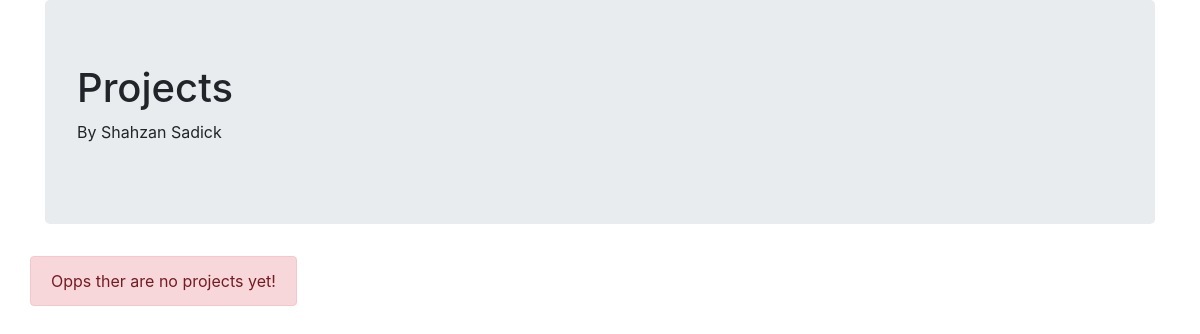
The page /projects/ on the database as committed earlier.
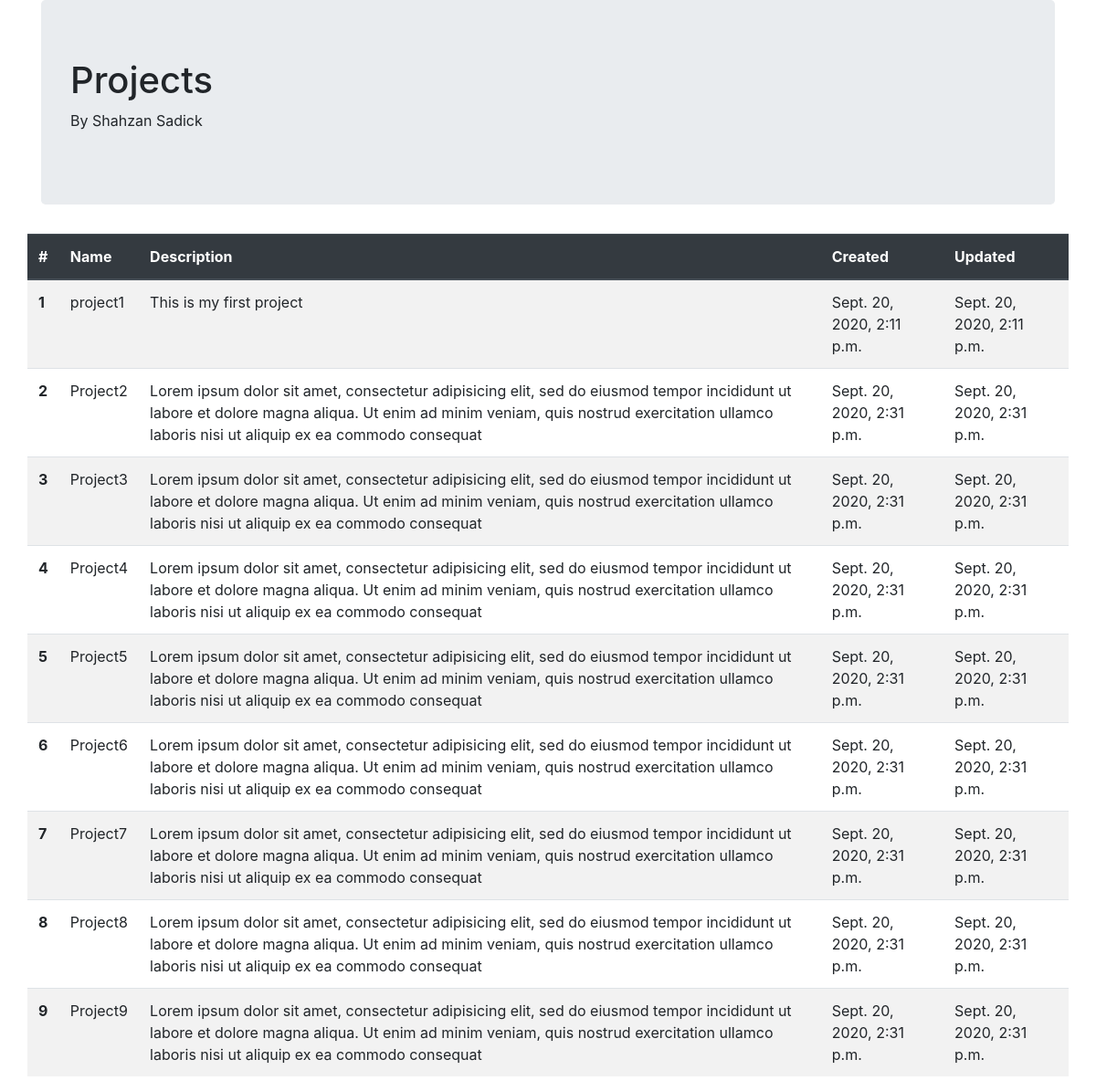
The same page on the database as committed later.
### main/models.py (models this page shows)
class Project(models.Model):
	name = models.CharField(max_length=20)
	description = models.TextField(max_length=200)
	created = models.DateTimeField(auto_now_add=True)
	updated = models.DateTimeField(auto_now=True)
	active = models.BooleanField(default=True)

### main/views.py (the view)
# urls.py: path('projects/',views.projects,name='projects'),
def projects(request):
	projects = Project.objects.filter(active=True)
	template = "projects.html"
	return render(request,template,{'projects':projects})

### main/templates/projects.html (shortened to what this page needs)
{% extends "base.html" %}
{% load static %}
{% block heading %}
Projects
{%endblock%}
{% block content %}
{% if projects %}
<table class="table table-striped">
  <thead class="thead-dark">
    <tr>
      <th scope="col">#</th>
      <th scope="col">Name</th>
      <th scope="col">Description</th>
      <th scope="col">Created</th>
      <th scope="col">Updated</th>
    </tr>
  </thead>
  <tbody>
  	{% for project in projects %}
    <tr>
      <th scope="row">{{forloop.counter}}</th>
      <td>{{project.name}}</td>
      <td>{{project.description}}</td>
      <td>{{project.created}}</td>
      <td>{{project.updated}}</td>
    </tr>
    {% endfor %}
  </tbody>
</table>
{%else%}
	<div class="alert alert-danger" role="alert">
		Opps ther are no projects yet!
	</div>
{%endif%}
{% endblock %}

### main/templates/base.html (shortened to what this page needs)
{% load static %}
<!DOCTYPE html>
<html>
<head>
	<link rel="stylesheet" href="https://stackpath.bootstrapcdn.com/bootstrap/4.5.2/css/bootstrap.min.css">
</head>
<body>
	<div class="container">
		<div class="jumbotron">
			<h1>{% block heading %}{%endblock%}</h1>
			<p>By Shahzan Sadick</p>
		</div>
		<div class="row">
				{% block content %}
				{%endblock%}
			</div>
	</div>
</body>
</html>

Rows that differ between the two databases and show on the page:
added Project: name "project1", description "This is my first project", created "Sept. 20, 2020, 2:11 p.m.", updated "Sept. 20, 2020, 2:11 p.m."
added Project: name "Project2", description "Lorem ipsum dolor sit amet, consectetur adipisicing elit, sed do eiusmod tempor incididunt ut labore et dolore magna aliqua. Ut enim ad minim veniam, quis nostrud exercitation ullamco laboris nisi ut aliquip ex ea commodo consequat", created "Sept. 20, 2020, 2:31 p.m.", updated "Sept. 20, 2020, 2:31 p.m."
added Project: name "Project3", description "Lorem ipsum dolor sit amet, consectetur adipisicing elit, sed do eiusmod tempor incididunt ut labore et dolore magna aliqua. Ut enim ad minim veniam, quis nostrud exercitation ullamco laboris nisi ut aliquip ex ea commodo consequat", created "Sept. 20, 2020, 2:31 p.m.", updated "Sept. 20, 2020, 2:31 p.m."
added Project: name "Project4", description "Lorem ipsum dolor sit amet, consectetur adipisicing elit, sed do eiusmod tempor incididunt ut labore et dolore magna aliqua. Ut enim ad minim veniam, quis nostrud exercitation ullamco laboris nisi ut aliquip ex ea commodo consequat", created "Sept. 20, 2020, 2:31 p.m.", updated "Sept. 20, 2020, 2:31 p.m."
added Project: name "Project5", description "Lorem ipsum dolor sit amet, consectetur adipisicing elit, sed do eiusmod tempor incididunt ut labore et dolore magna aliqua. Ut enim ad minim veniam, quis nostrud exercitation ullamco laboris nisi ut aliquip ex ea commodo consequat", created "Sept. 20, 2020, 2:31 p.m.", updated "Sept. 20, 2020, 2:31 p.m."
added Project: name "Project6", description "Lorem ipsum dolor sit amet, consectetur adipisicing elit, sed do eiusmod tempor incididunt ut labore et dolore magna aliqua. Ut enim ad minim veniam, quis nostrud exercitation ullamco laboris nisi ut aliquip ex ea commodo consequat", created "Sept. 20, 2020, 2:31 p.m.", updated "Sept. 20, 2020, 2:31 p.m."
added Project: name "Project7", description "Lorem ipsum dolor sit amet, consectetur adipisicing elit, sed do eiusmod tempor incididunt ut labore et dolore magna aliqua. Ut enim ad minim veniam, quis nostrud exercitation ullamco laboris nisi ut aliquip ex ea commodo consequat", created "Sept. 20, 2020, 2:31 p.m.", updated "Sept. 20, 2020, 2:31 p.m."
added Project: name "Project8", description "Lorem ipsum dolor sit amet, consectetur adipisicing elit, sed do eiusmod tempor incididunt ut labore et dolore magna aliqua. Ut enim ad minim veniam, quis nostrud exercitation ullamco laboris nisi ut aliquip ex ea commodo consequat", created "Sept. 20, 2020, 2:31 p.m.", updated "Sept. 20, 2020, 2:31 p.m."
added Project: name "Project9", description "Lorem ipsum dolor sit amet, consectetur adipisicing elit, sed do eiusmod tempor incididunt ut labore et dolore magna aliqua. Ut enim ad minim veniam, quis nostrud exercitation ullamco laboris nisi ut aliquip ex ea commodo consequat", created "Sept. 20, 2020, 2:31 p.m.", updated "Sept. 20, 2020, 2:31 p.m."
Other text that changed with them:
text no longer shown: "Opps ther are no projects yet!"
text now shown: "# Name Description Created Updated"
